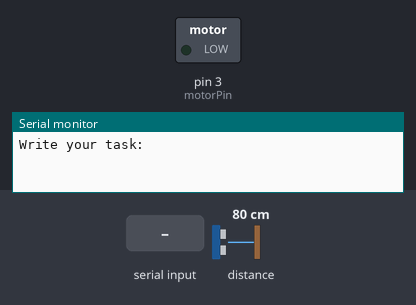
The sketch below on a simulated Arduino Uno, built with avr-gcc and run on an emulated ATmega328P. On the bench: switched loads named in the sketch (green lamp = pin HIGH), the last lines printed to the serial monitor. Inputs (shaded band) come from the test bench; at power-on: distance to the obstacle 80 cm.

Above: at 1.2 s.
1.3 s: "90,45\n" received over Serial
At 1.48 s:
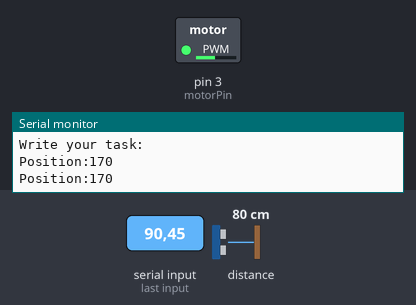
4.3 s: distance to the obstacle set to 120 cm
5.8 s: distance to the obstacle set to 60 cm
At 6.08 s:
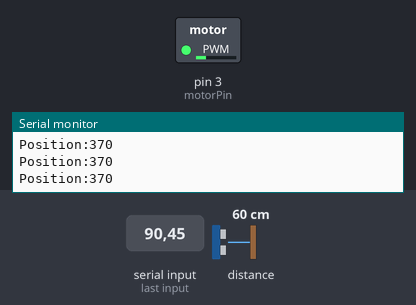
8.8 s: distance to the obstacle set to 120 cm
At 11.1 s:
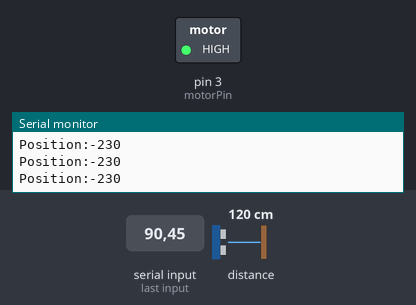
11.8 s: distance to the obstacle set to 2 cm
At 12.8 s:
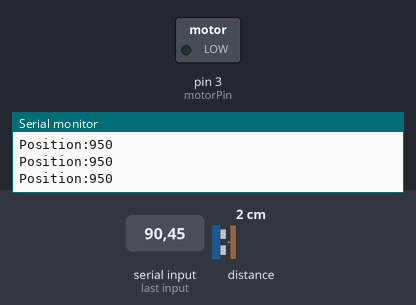
13.3 s: distance to the obstacle set to 250 cm
At 13.8 s:
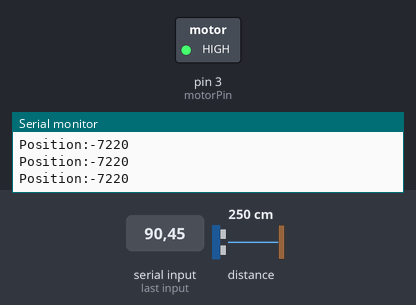
Timing chart, 0 to 15.8 s (numbered marks = the images above; inputs shaded):
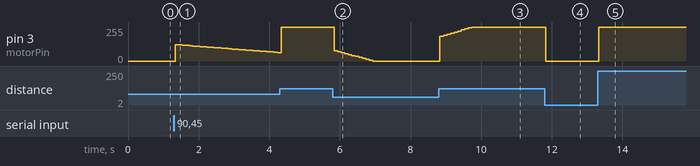

The sketch:

example.ino
```cpp
#include <Wire.h>
#include <VL53L0X.h>

VL53L0X sensor;

double kp = 0.002;
double ki = 0.001;
double kd = 0.0003;
int dir   = 166;

double KP,KI,KD;

int motorCMD, errorValue, prevErrorValue;

double sum, prevSum;

int motorPin = 3;

unsigned long tic, tic2, tic3;
int pause = 100;
int steadiness = 5000/pause;

void setup() {
  // put your setup code here, to run once:
  Serial.begin(9600);

  pinMode(motorPin, OUTPUT);

  Wire.begin();

  if (!sensor.init())
  {
    Serial.println("Failed to detect and initialize sensor!");
    while (1) {}
  }

  sensor.startContinuous();
  Serial.println("Write your task:");
}

void loop() {
  // put your main code here, to run repeatedly:
  if(Serial.available()>0){
    int pos, i,j;
    int task = Serial.parseInt();
    if(task>0){
      tic = millis();
      while(millis()<tic+30000){
        tic2 = millis();
        pos = 970 - sensor.readRangeContinuousMillimeters();
        errorValue = task - pos;
        sum = prevSum+pause*ki*errorValue/1000;

        KP = kp*errorValue*255;
        KI = sum*255;
        KD = ((errorValue-prevErrorValue)/(i*1000/pause))*kd*255;

         motorCMD = dir+KP+KI+KD;

         if(motorCMD>255){
           motorCMD = 255;
         }else if(motorCMD<0){
           motorCMD = 0;
         }
         analogWrite(motorPin,motorCMD);

        if(abs(errorValue)<20){
          j++;
        }else{
          j=0;
        }
        if(j>=steadiness){
          break;
        }

        Serial.print("Position:");
        Serial.println(pos);

        prevErrorValue = errorValue;
        prevSum = sum;
        i++;
        delay(tic2+pause-millis());
      }
        double grad = motorCMD/5;
        tic3 = millis();
        while(tic3+5000>millis()){
             analogWrite(motorPin,motorCMD - grad*millis()/1000);
        }
         analogWrite(motorPin,0);
    }
    Serial.println("Write your task:");
  }

}
```

Measured:
- after the input at 1.3 s, pin 3 (motorPin): 0/255 → 123/255 at once, → 121/255 0.10 s later, → 119/255 0.10 s later, → 117/255 0.10 s later, … (30 changes in this stretch)
- after the input at 5.8 s, pin 3 (motorPin): moves from 255/255 to 0/255 over 1.1 s, starting at once
- after the input at 8.8 s, pin 3 (motorPin): moves from 0/255 to 255/255 over 0.90 s, starting at once
- after the input at 11.8 s, pin 3 (motorPin): 255/255 → 0/255 at once
- after the input at 13.3 s, pin 3 (motorPin): 0/255 → 255/255 at once
